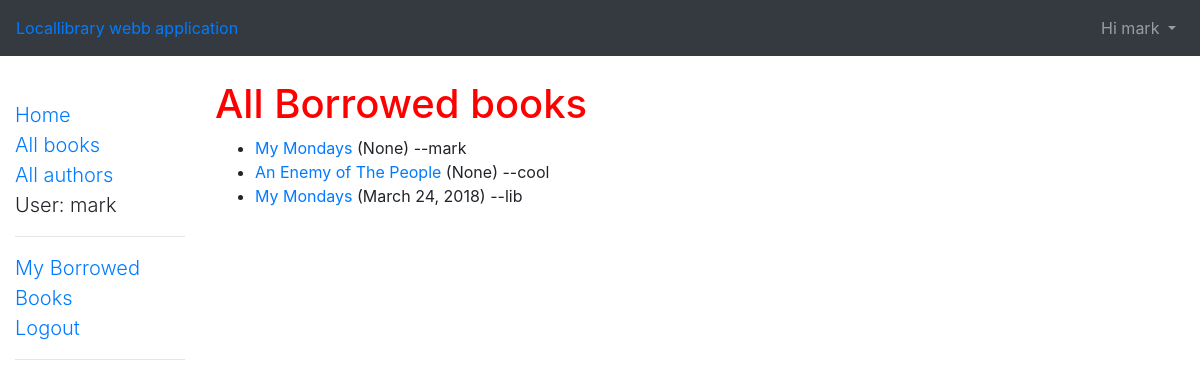
Page /catalog/borrowed/ (signed in) on the committed database.
### catalog/models.py (models this page shows, shortened)
class BookInstance(models.Model):
    id = models.UUIDField(primary_key=True, default=uuid.uuid4, help_text="Unique ID for this particular book across whole library")
    book = models.ForeignKey('Book', on_delete=models.SET_NULL, null=True)
    imprint = models.CharField(max_length=200)
    due_back = models.DateField(null=True, blank=True)
    borrower=models.ForeignKey(User,on_delete=models.SET_NULL, null=True,blank=True)
    LOAN_STATUS = (
        ('m', 'Maintenance'),
        ('o', 'On loan'),
        ('a', 'Available'),
        ('r', 'Reserved'),
    )
    status = models.CharField(max_length=1, choices=LOAN_STATUS, blank=True, default='m', help_text='Book availability')
    @property
    def is_overdue(self):
        if self.due_back and date.today() > self.due_back:
            return True
        return False
    class Meta:
        ordering = ["due_back"]
        permissions = (("can_mark_returned", "Set book as returned"),)

class Book(models.Model):
    title = models.CharField(max_length=200)
    author = models.ForeignKey('Author', on_delete=models.SET_NULL, null=True)
    summary = models.TextField(max_length=1000, help_text='Enter a brief description of the book')
    isbn = models.CharField('ISBN',max_length=13, help_text='13 Character <a href="https://www.isbn-international.org/content/what-isbn">ISBN number</a>')
    genre = models.ManyToManyField(Genre, help_text='Select a genre for this book')
    book_language = models.ManyToManyField(Language, help_text='Select a language for this book')
    def display_genre(self):
        """
        Creates a string for the Genre. This is required to display genre in Admin.
        """
        return ', '.join([ genre.genre_name for genre in self.genre.all()[:4] ])
    display_genre.short_description = 'Genre'

### catalog/views.py (the view)
# urls.py: path('borrowed/' ,views.AllBorrowedBooksListView.as_view(), name='all-borrowed'),
class AllBorrowedBooksListView(LoginRequiredMixin,generic.ListView):
    model = BookInstance
    template_name ='catalog/all_borrowed_books.html'
    paginate_by = 10
    def get_queryset(self):
        return BookInstance.objects.filter(status__exact='o').order_by('due_back')

### catalog/templates/catalog/all_borrowed_books.html (shortened to what this page needs)
{% extends "catalog/base_template.html" %}
{% block content %}
    <h1>All Borrowed books</h1>
    {% if bookinstance_list %}
    <ul>
      {% for bookinst in bookinstance_list %}
      <li class="{% if bookinst.is_overdue %}text-danger{% endif %}">
        <a href="{% url 'catalog:book-detail' bookinst.book.pk %}">{{bookinst.book.title}}</a> ({{ bookinst.due_back }}) --{{ bookinst.borrower}}
      </li>
      {% endfor %}
    </ul>
    {% else %}
      <p>There are no books borrowed.</p>
    {% endif %}
{% endblock %}

### catalog/templates/catalog/base_template.html (shortened to what this page needs)
<!DOCTYPE html>
<html lang="en">
<head>
  <link rel="stylesheet" href="https://maxcdn.bootstrapcdn.com/bootstrap/4.0.0/css/bootstrap.min.css"
>
  {% load staticfiles  %}
    <link rel="stylesheet" type="text/css" href="{% static 'catalog/css/style.css' %}">
</head>
<body>
  <nav class="navbar navbar-expand-md navbar-dark bg-dark mb-4"  >
    <a href="{% url 'catalog:index' %}">Locallibrary webb application</a>
       <div class="collapse navbar-collapse" id="navbarCollapse">
        {% if user.is_authenticated %}
          <ul class="navbar-nav ml-auto">
            <li class="nav-item">
              <a class="nav-link dropdown-toggle" href="#" id="userMenu" data-toggle="dropdown" aria-haspopup="true" aria-expanded="false">
                    Hi  {{ user.username }}
                      </a>
           </li>
          </ul>
        {% else %}
          <form class="form-inline ml-auto">
            <a href="{% url 'login' %}" class="btn btn-outline-secondary">Log in</a>
            <a href="#" class="btn btn-primary ml-2">Sign up</a>
          </form>
        {% endif %}
     </div>
  </nav>
  <div class="container-fluid">
    <div class="row">
      <div class="col-sm-2">
      {% block sidebar %}
      <ul class="sidebar-nav lead">
          <li class=""><a href="{% url 'catalog:index' %}">Home</a></li>
          <li><a href="{% url 'catalog:books'  %}" >All books</a></li>
          <li><a href="{% url 'catalog:authors' %}">All authors</a></li>
      {% if user.is_authenticated %}
             <li>User: {{ user.get_username }}</li>
             <hr>
               <li><a href="{% url 'catalog:my-borrowed'%}">My Borrowed Books</a></li>
               <li><a href="{% url 'logout' %}">Logout</a></li>
     {% else %}
     <li><a href="{% url 'login' %}">Login</a></li>
      {% endif %}
      </ul>
      <hr>
     {% endblock %}
      </div>
      <div class="col-sm-10 ">
      {% block content %}{% endblock %}
      </div>
    </div>
  </div>
</body>
</html>

### catalog/static/catalog/css/style.css (style rules this page uses)
.sidebar-nav { margin-top: 20px; padding: 0; list-style: none; }
h1 { color: red; }

### rows in the picture
BookInstance: book "My Mondays", due_back "None", borrower "mark"
BookInstance: book "An Enemy of The People", due_back "None", borrower "cool"
BookInstance: book "My Mondays", due_back "March 24, 2018", borrower "lib"

### other values in the picture
{{ user.username }} "mark"
{{ user.get_username }} "mark"
